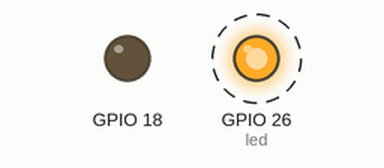
A program run on a simulated Raspberry Pi (BCM pin numbers). On the bench: output pins drawn as LEDs (lit = HIGH). Dashed ring = blinking.

Above: at 0.5 s.
Timing chart, 0 to 4.6 s (numbered marks = the images above):
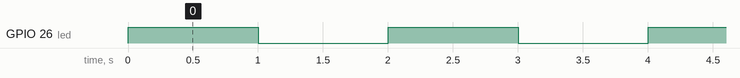

The program:

led.py
```python
import time
import RPi.GPIO as GPIO
from gpiozero import LED
from time import sleep
GPIO.setmode(GPIO.BCM)
GPIO.setup(18, GPIO.OUT)
led = LED(26)

while True:
    led.on()
    sleep(1)
    led.off()
    sleep(1)
```

Measured:
- by itself, GPIO 26 (led): alternates HIGH for 1.0 s and LOW for 1.0 s
